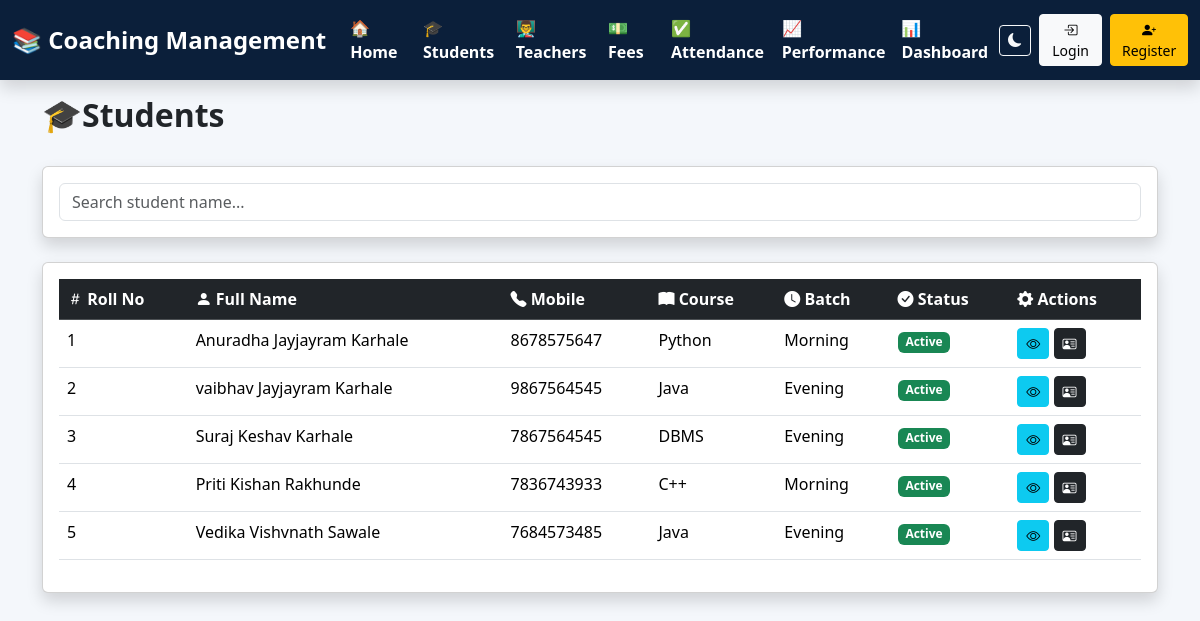
Before: /students with the older database file.
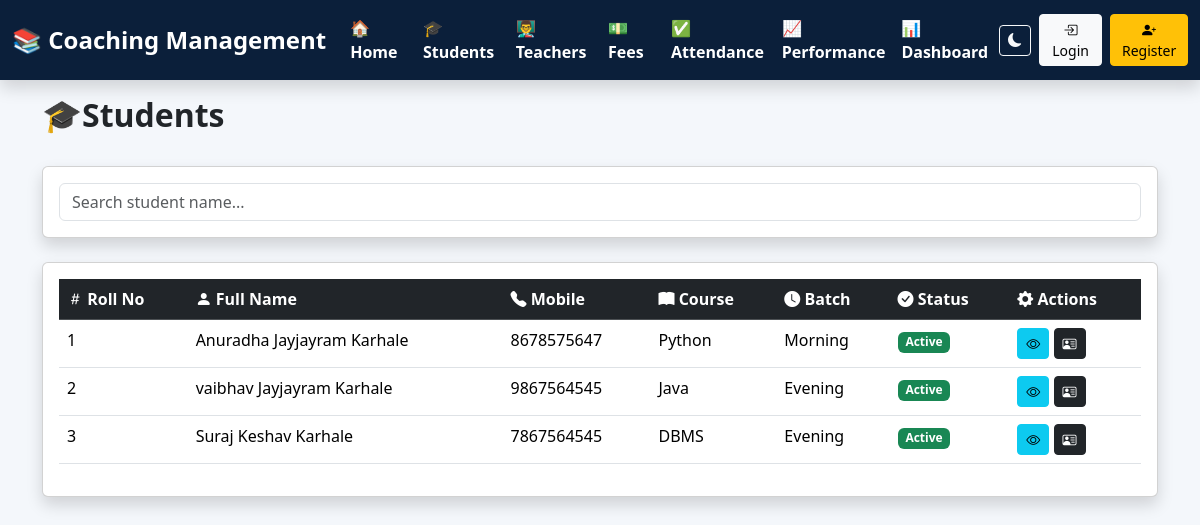
After: the same page with the newer database file.
### tables this page shows
CREATE TABLE students(

        id INTEGER PRIMARY KEY AUTOINCREMENT,
        roll_no INTEGER UNIQUE,
        name TEXT,
        father_name TEXT,
        surname TEXT,
        mobile TEXT,
        course TEXT,
        batch TEXT,
        address TEXT,
        admission_date TEXT,
        status TEXT

    , photo TEXT DEFAULT 'default.png');

### app.py (the view)
@app.route("/students")
def students():
    search = request.args.get("search")
    conn = get_connection()
    if search:
        students = conn.execute("""
        SELECT *
        FROM students
        WHERE name LIKE ?
        OR mobile LIKE ?
        OR course LIKE ?
        ORDER BY id ASC
        """,
        (
            "%"+search+"%",
            "%"+search+"%",
            "%"+search+"%"
        )).fetchall()
    else:
        students = conn.execute("""
        SELECT *
        FROM students
        ORDER BY id ASC
        """).fetchall()
    conn.close()
    return render_template(
        "students.html",
        students=students
    )

### db.py (called while the page is built)
def get_connection():
    conn = sqlite3.connect(DATABASE)
    conn.row_factory = sqlite3.Row
    conn.execute("PRAGMA foreign_keys = ON")
    return conn

### templates/students.html (shortened to what this page needs)
{% extends "base.html" %}
{% block content %}
<div class="d-flex justify-content-between align-items-center mb-4">
    <h2 class="fw-bold">
        🎓Students
    </h2>
</div>
<div class="card shadow p-3 mb-4">
    <input
        type="text"
        id="search"
        class="form-control"
        placeholder="Search student name..."
    >
</div>
<div class="card shadow p-3">
<div class="table-responsive">
<table class="table table-hover" id="studentTable">
<thead class="table-dark">
<tr>
<th>
    <i class="bi bi-hash"></i>
    Roll No
</th>
<th>
    <i class="bi bi-person-fill"></i>
    Full Name
</th>
<th>
    <i class="bi bi-telephone-fill"></i>
    Mobile
</th>
<th>
  <i class="bi bi-book-fill"></i>
    Course
</th>
<th>
    <i class="bi bi-clock-fill"></i>
    Batch
</th>
<th>
    <i class="bi bi-check-circle-fill"></i>
    Status
</th>
<th>
    <i class="bi bi-gear-fill"></i>
    Actions</th>
</tr>
</thead>
<tbody>
{% for s in students %}
<tr>
<td>{{ s.roll_no }}</td>
<td>
    {{ s.name}}
    {{ s.father_name }}  {{s.surname}}
</td>
<td>{{ s.mobile }}</td>
<td>{{ s.course }}</td>
<td>{{ s.batch }}</td>
<td>
{% if s.status == "Active" %}
<span class="badge bg-success">
Active
</span>
{% else %}
<span class="badge bg-danger">
Inactive
</span>
{% endif %}
</td>
<td>
    <a href="/view_student/{{ s.id }}" class="btn btn-info btn-sm">
        <i class="bi bi-eye"></i>
    </a>
    <a href="/student_id_card/{{ s.id }}" class="btn btn-dark btn-sm">
        <i class="bi bi-person-vcard"></i>
    </a>
</td>
</tr>
{% endfor %}
</tbody>
</table>
</div>
</div>
{% endblock %}

Changed rows visible on the page:
removed students: roll_no "4", name "Priti", father_name "Kishan", surname "Rakhunde", mobile "7836743933", course "C++", batch "Morning", status "Active"
removed students: roll_no "5", name "Vedika", father_name "Vishvnath", surname "Sawale", mobile "7684573485", course "Java", batch "Evening", status "Active"
